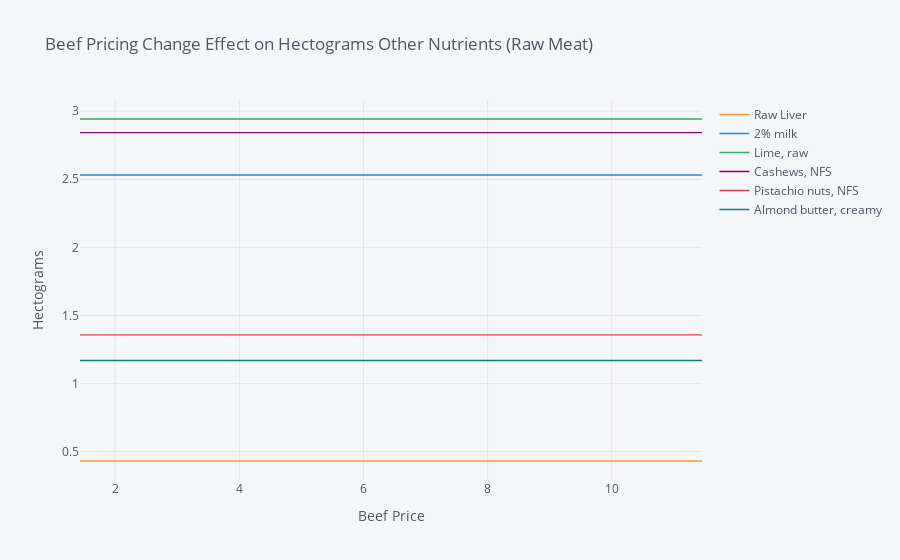

The notebook cell this image was saved under:
### Code cell
Beef_Meat_response = getEffectsofPriceChangeGraph("meat", "Beef")

### Figure 1 — Plotly figure (JSON) as saved in the notebook; plotly's stock layout.template omitted (floating-point values rounded to 4 significant figures)
{"data": [{"line": {"color": "rgba(255, 153, 51, 1.0)", "dash": "solid", "shape": "linear", "width": 1.3}, "mode": "lines", "name": "Raw Liver", "text": "", "type": "scatter", "x": [1.432, 2.148, 2.577, 2.864, 3.15, 3.437, 3.723, 4.009, 4.296, 5.728, 11.46], "y": [0.4307, 0.4307, 0.4307, 0.4307, 0.4307, 0.4307, 0.4307, 0.4307, 0.4307, 0.4307, 0.4307]}, {"line": {"color": "rgba(55, 128, 191, 1.0)", "dash": "solid", "shape": "linear", "width": 1.3}, "mode": "lines", "name": "2% milk", "text": "", "type": "scatter", "x": [1.432, 2.148, 2.577, 2.864, 3.15, 3.437, 3.723, 4.009, 4.296, 5.728, 11.46], "y": [2.531, 2.531, 2.531, 2.531, 2.531, 2.531, 2.531, 2.531, 2.531, 2.531, 2.531]}, {"line": {"color": "rgba(50, 171, 96, 1.0)", "dash": "solid", "shape": "linear", "width": 1.3}, "mode": "lines", "name": "Lime, raw", "text": "", "type": "scatter", "x": [1.432, 2.148, 2.577, 2.864, 3.15, 3.437, 3.723, 4.009, 4.296, 5.728, 11.46], "y": [2.943, 2.943, 2.943, 2.943, 2.943, 2.943, 2.943, 2.943, 2.943, 2.943, 2.943]}, {"line": {"color": "rgba(128, 0, 128, 1.0)", "dash": "solid", "shape": "linear", "width": 1.3}, "mode": "lines", "name": "Cashews, NFS", "text": "", "type": "scatter", "x": [1.432, 2.148, 2.577, 2.864, 3.15, 3.437, 3.723, 4.009, 4.296, 5.728, 11.46], "y": [2.843, 2.843, 2.843, 2.843, 2.843, 2.843, 2.843, 2.843, 2.843, 2.843, 2.843]}, {"line": {"color": "rgba(219, 64, 82, 1.0)", "dash": "solid", "shape": "linear", "width": 1.3}, "mode": "lines", "name": "Pistachio nuts, NFS", "text": "", "type": "scatter", "x": [1.432, 2.148, 2.577, 2.864, 3.15, 3.437, 3.723, 4.009, 4.296, 5.728, 11.46], "y": [1.357, 1.357, 1.357, 1.357, 1.357, 1.357, 1.357, 1.357, 1.357, 1.357, 1.357]}, {"line": {"color": "rgba(0, 128, 128, 1.0)", "dash": "solid", "shape": "linear", "width": 1.3}, "mode": "lines", "name": "Almond butter, creamy", "text": "", "type": "scatter", "x": [1.432, 2.148, 2.577, 2.864, 3.15, 3.437, 3.723, 4.009, 4.296, 5.728, 11.46], "y": [1.169, 1.169, 1.169, 1.169, 1.169, 1.169, 1.169, 1.169, 1.169, 1.169, 1.169]}], "layout": {"legend": {"bgcolor": "#F5F6F9", "font": {"color": "#4D5663"}}, "paper_bgcolor": "#F5F6F9", "plot_bgcolor": "#F5F6F9", "title": {"font": {"color": "#4D5663"}, "text": "Beef Pricing Change Effect on Hectograms Other Nutrients (Raw Meat)"}, "xaxis": {"gridcolor": "#E1E5ED", "showgrid": true, "tickfont": {"color": "#4D5663"}, "title": {"font": {"color": "#4D5663"}, "text": "Beef Price"}, "zerolinecolor": "#E1E5ED"}, "yaxis": {"gridcolor": "#E1E5ED", "showgrid": true, "tickfont": {"color": "#4D5663"}, "title": {"font": {"color": "#4D5663"}, "text": "Hectograms"}, "zerolinecolor": "#E1E5ED"}}}
